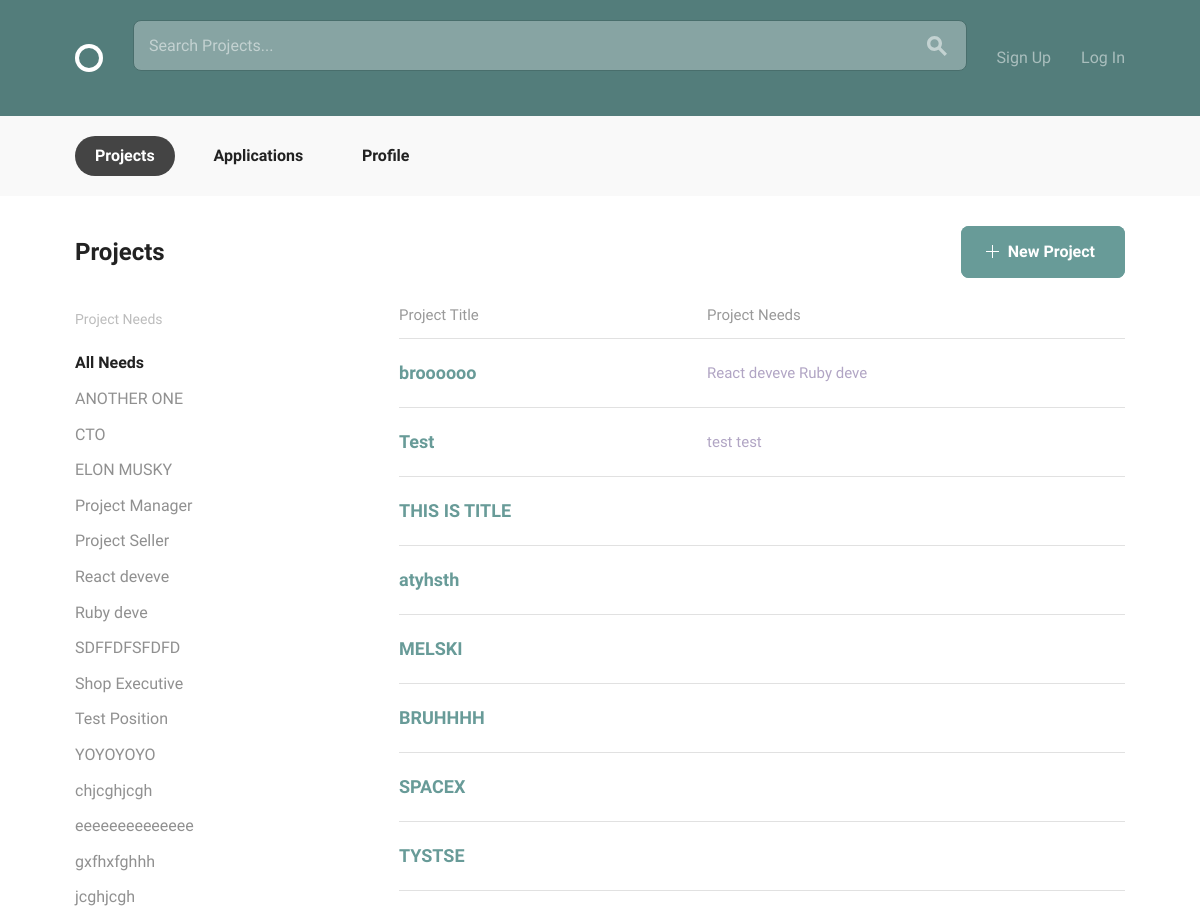
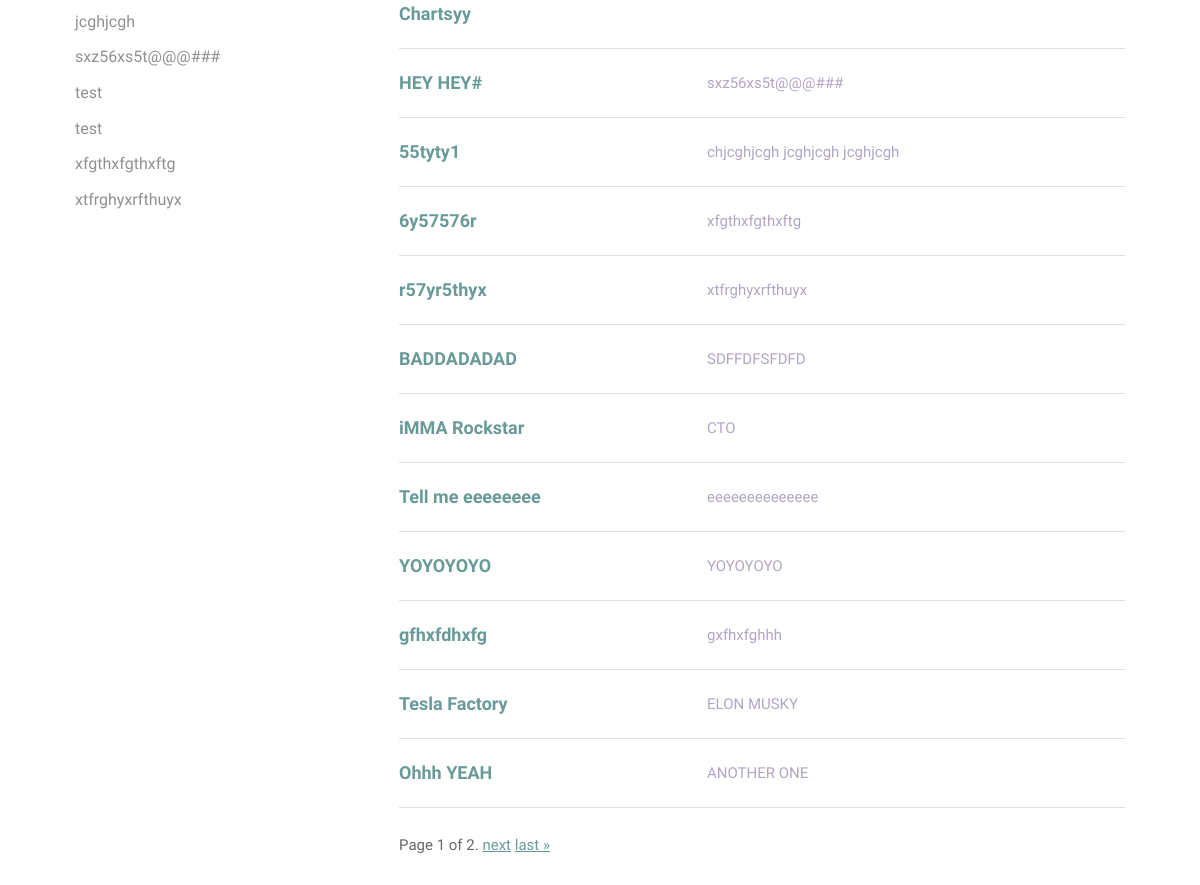
The page /projects/ on the database as committed earlier (2 pictures, top to bottom).
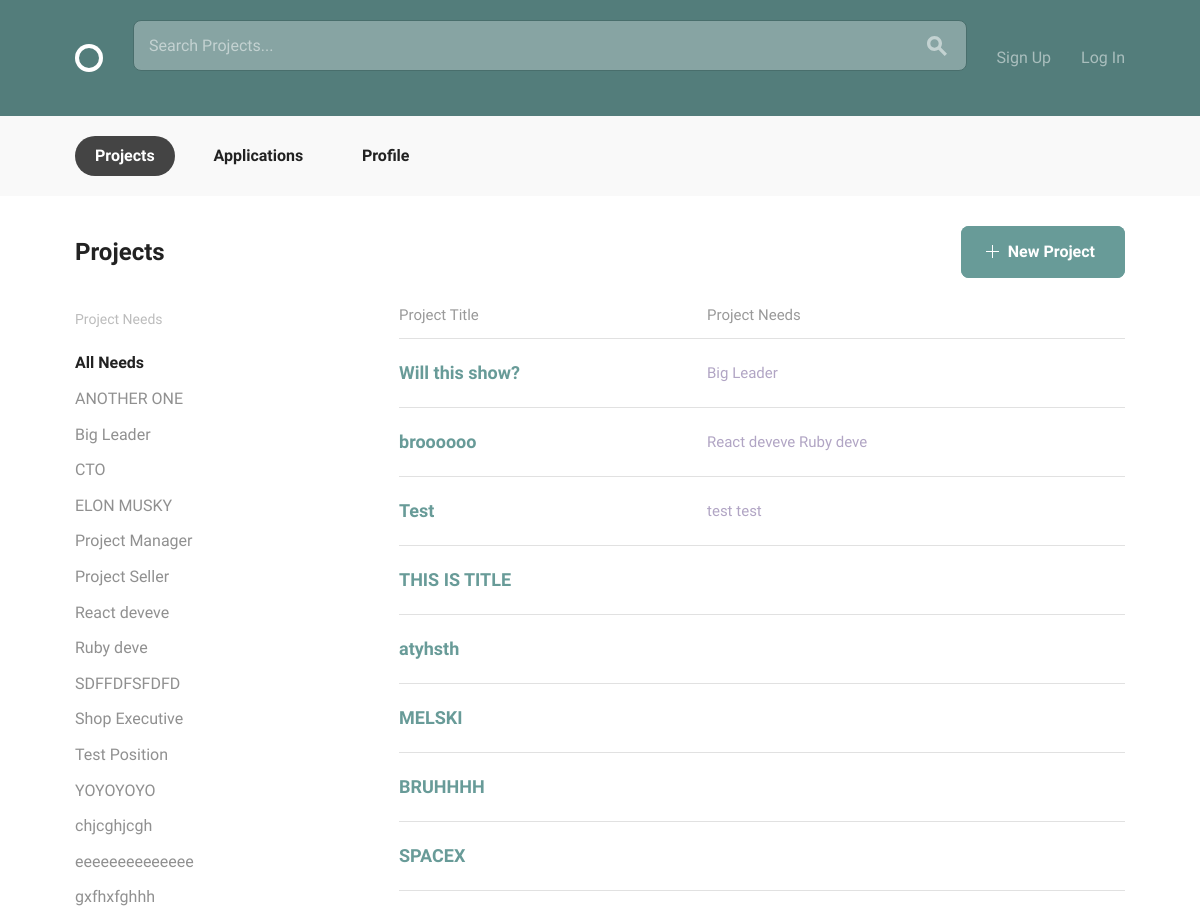
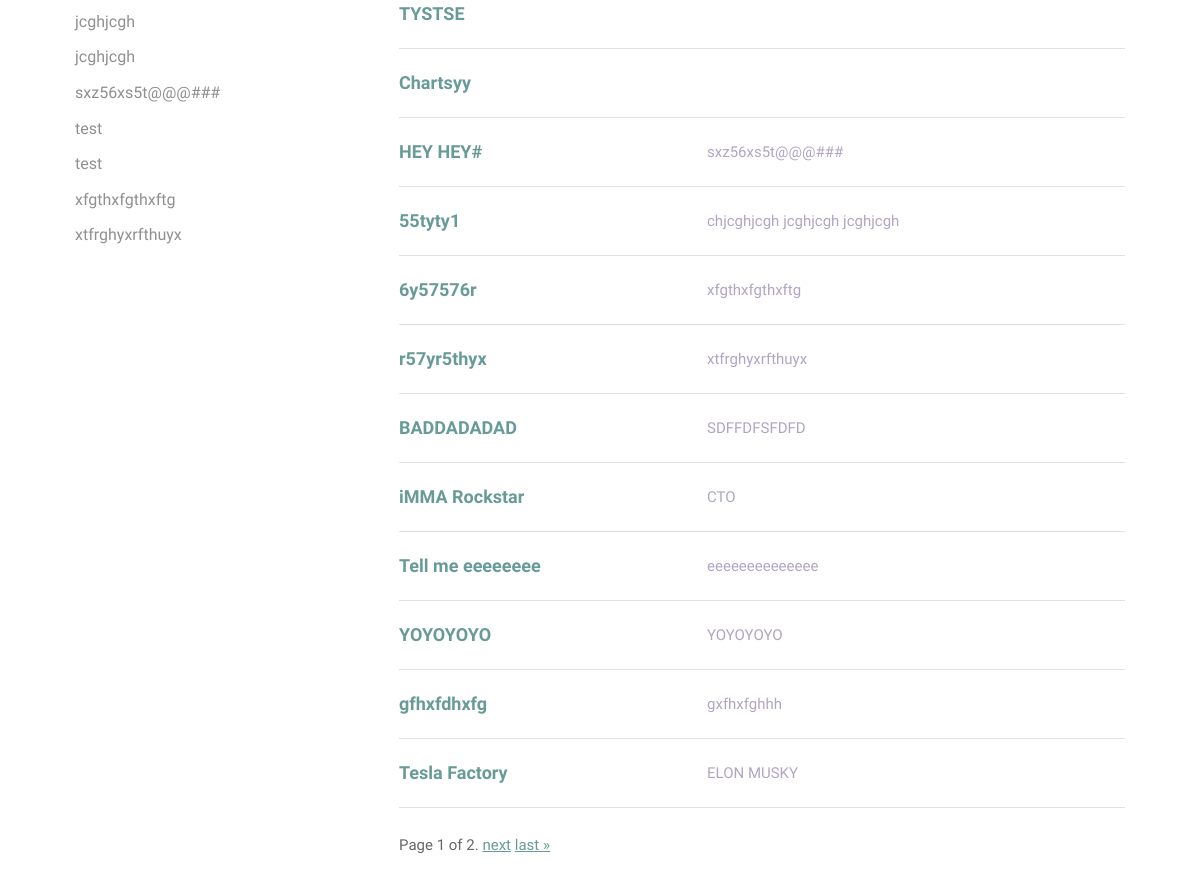
The same page on the database as committed later (2 pictures, top to bottom).
### projects/models.py (models this page shows, shortened)
class Position(models.Model):
    project_master = models.ForeignKey(Project, on_delete=models.CASCADE, related_name="position_set", null=True)
    position_title = models.CharField(max_length=15)
    position_description = models.CharField(max_length=150)
    skills = models.ManyToManyField('accounts.Skill')
    class Meta:
        ordering = ['position_title']

class Project(models.Model):
    owner = models.ForeignKey(settings.AUTH_USER_MODEL, on_delete=models.CASCADE, null=True)
    title = models.CharField(max_length=30)
    slug = models.SlugField(null=True)
    description = models.CharField(max_length=150)
    timeline = models.CharField(max_length=30)
    requirements = models.CharField(max_length=150)
    date_created = models.DateTimeField(default=timezone.now)
    positions = models.ManyToManyField('Position', related_name="projects", default=None)
    count = models.IntegerField(null=True, default=0)
    class Meta:
        ordering = ['-date_created']

### projects/views.py (the view)
# urls.py: path('', views.ProjectList.as_view(), name='projects'),
class ProjectList(ListView):
    model = Project
    template_name = "project_list.html"
    context_object_name = "projects"
    paginate_by = 20
    def get_queryset(self):
        position_val = self.request.GET.get('position','')
        if position_val == '':
            return Project.objects.all()
        else:
            projects = Project.objects.filter(position_set__position_title=position_val)
            return projects
    def get_context_data(self, **kwargs):
        context = super().get_context_data(**kwargs)
        context['now'] = timezone.now()
        context['positions_list'] = Position.objects.all()
        return context

### projects/templates/project_list.html (shortened to what this page needs)
{% extends 'layout.html' %}
{% block body_content %}
  <body>
    <div class="circle--actions--bar">
      <nav class="bounds">
        <ul class="circle--pill--list">
          <li><a class="selected" href="{% url 'projects:projects' %}">Projects</a></li>
          <li><a href="{% url 'projects:applications_list' %}">Applications</a></li>
          <li><a href="{% url 'accounts:profile' %}">Profile</a></li>
        </ul>
      </nav>
    </div>
    <div class="bounds circle--page">
      <div class="circle--page--header circle--fluid">
        <div class="circle--fluid--cell circle--fluid--primary">
          <h2>Projects</h2>
        </div>
        <div class="circle--fluid--cell circle--fluid--secondary">
          <a class="button button-primary icon-on-left"  href="{% url 'projects:project_create' %}">
            <svg version="1.1" xmlns="http://www.w3.org/2000/svg" xmlns:xlink="http://www.w3.org/1999/xlink" x="0px" y="0px" viewBox="0 0 13 13" style="enable-background:new 0 0 13 13;" xml:space="preserve" class="add">
              <polygon points="7,6 7,0 6,0 6,6 0,6 0,7 6,7 6,13 7,13 7,7 13,7 13,6 "/>
            </svg>
            New Project
          </a>
        </div>
      </div>
      <div class="grid-25">
        <div class="circle--filter circle--secondary--module">
          <h4>Project Needs</h4>
          <ul class="circle--filter--list">
            <li><a class="selected">All Needs</a></li>
            {% for position in positions_list %}
            <li><a href="{{ request.path }}?position={{ position.position_title | urlencode }}">{{ position.position_title }}</a></li>
            {% endfor %}
          </ul>
        </div>
      </div>
      <div class="grid-70 grid-push-5">
        <table class="u-full-width circle--table">
          <thead>
            <tr>
              <th>Project Title</th>
              <th class="circle--cell--right">Project Needs</th>
            </tr>
          </thead>
          {% for project in projects %}
          <tbody>
            <tr class="clickable-row" data-href="{% url 'projects:project_details' slug=project.slug %}">
              <td>
                <h3>{{project.title}}</h3>
              </td>
              <td class="circle--cell--right">
                {% for position in project.position_set.all %}
                <span class="secondary-label">{{ position.position_title }}</span>
                {% endfor %}
              </td>
            </tr>
          </tbody>
          {% endfor %}
        </table>
          <div class="pagination">
              <span class="step-links">
                  <span class="current">
                      Page {{ page_obj.number }} of {{ page_obj.paginator.num_pages }}.
                  </span>
                  {% if page_obj.has_next %}
                      <a href="?page={{ page_obj.next_page_number }}">next</a>
                      <a href="?page={{ page_obj.paginator.num_pages }}">last &raquo;</a>
                  {% endif %}
              </span>
          </div>
      </div>
    </div>
  </body>
{% endblock %}

Rows that differ between the two databases and show on the page:
no longer on this page (row unchanged): Project: title "Ohhh YEAH", Position (position_title "ANOTHER ONE")
added Position: position_title "Big Leader"
added Project: title "Will this show?"
